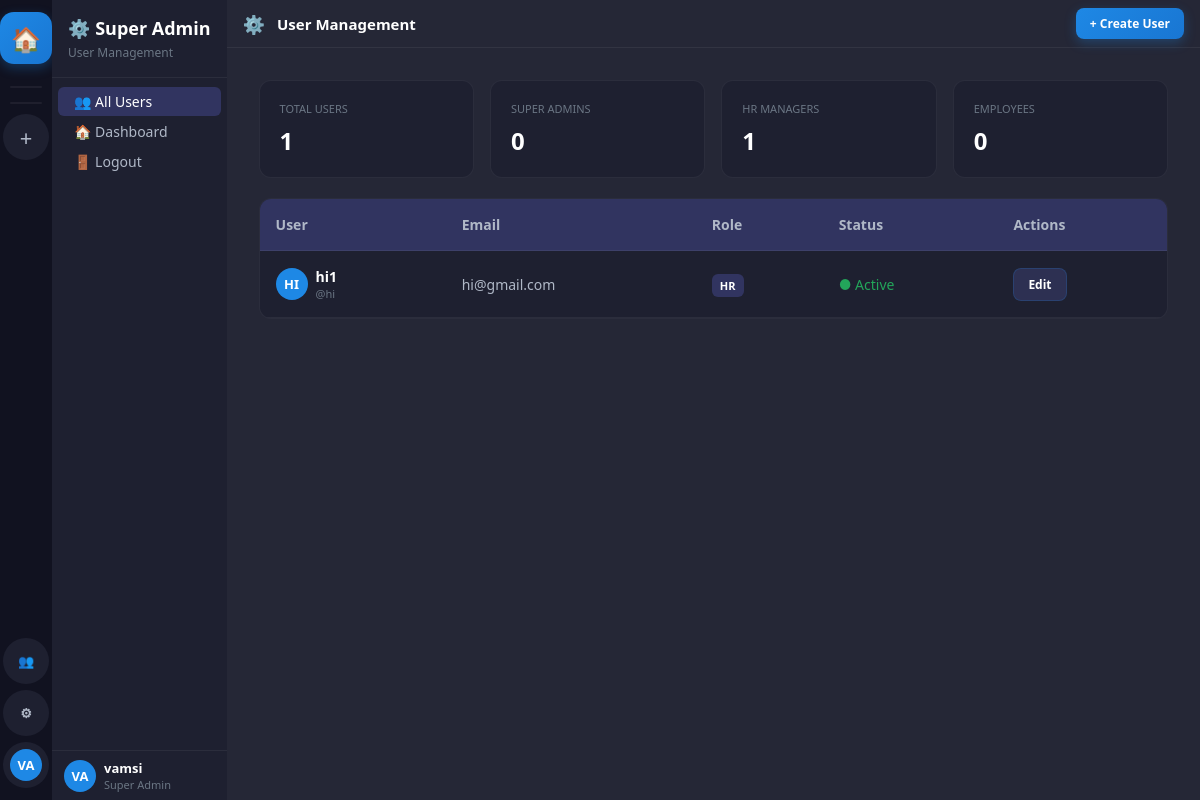
/super-admin/users/ (signed in), run on the app's committed database.
### accounts/models.py (models this page shows, shortened)
class User(AbstractUser):
    ROLE_CHOICES = [
        ('super_admin', 'Super Admin'),
        ('hr', 'HR'),
        ('employee', 'Employee'),
    ]
    STATUS_CHOICES = [
        ('online', 'Online'),
        ('offline', 'Offline'),
        ('busy', 'Busy'),
        ('away', 'Away'),
    ]
    display_name = models.CharField(max_length=100, blank=True)
    avatar = models.ImageField(upload_to='avatars/', null=True, blank=True)
    is_super_admin = models.BooleanField(default=False)  # Legacy, kept for compatibility
    role = models.CharField(max_length=20, default='employee', choices=ROLE_CHOICES)
    status = models.CharField(max_length=20, default='offline', choices=STATUS_CHOICES)
    bio = models.TextField(blank=True)
    phone = models.CharField(max_length=20, blank=True)
    created_by = models.ForeignKey('self', on_delete=models.SET_NULL, null=True, blank=True, related_name='created_users')
    can_manage_users = models.BooleanField(default=False)  # Control access to user creation
    can_create_projects = models.BooleanField(default=False)  # Control access to project creation
    must_change_password = models.BooleanField(default=False)  # Force password change on first login
    class Meta:
        db_table = 'zc_users'
    def get_display_name(self):
        return self.display_name or self.get_full_name() or self.username
    def get_initials(self):
        name = self.get_display_name()
        parts = name.split()
        if len(parts) >= 2:
            return (parts[0][0] + parts[1][0]).upper()
        return name[:2].upper() if name else 'U'
    def is_super_admin_user(self):
        return self.role == 'super_admin' or self.is_super_admin

### accounts/views.py (the view, shortened to what this page needs)
# urls.py: path('super-admin/users/', views.super_admin_users, name='super_admin_users'),
@login_required
def super_admin_users(request):
    if not request.user.is_super_admin_user():
        return redirect('dashboard')
    all_users = User.objects.exclude(id=request.user.id).order_by('-date_joined')
    super_admins = all_users.filter(role='super_admin').count()
    hrs = all_users.filter(role='hr').count()
    employees = all_users.filter(role='employee').count()
    return render(request, 'admin_panel/super_admin_users.html', {
        'users': all_users,
        'super_admins': super_admins,
        'hrs': hrs,
        'employees': employees,
    })

### templates/admin_panel/super_admin_users.html (shortened to what this page needs)
{% extends 'base.html' %}
{% block sidebar %}
<nav class="sidebar-channels">
  <div class="sc-header">
    <h2>⚙️ Super Admin</h2>
    <p>User Management</p>
  </div>
  <div class="sc-body">
    <div class="sc-section">
      <a href="{% url 'super_admin_users' %}" class="ch-item active">
        <span>👥 All Users</span>
      </a>
      <a href="{% url 'dashboard' %}" class="ch-item">
        <span>🏠 Dashboard</span>
      </a>
      <a href="{% url 'logout' %}" class="ch-item">
        <span>🚪 Logout</span>
      </a>
    </div>
  </div>
  <div class="sc-userbar">
    <div class="avatar-wrap">
      <div class="avatar avatar-32" style="background:var(--accent)">{{ user.get_initials }}</div>
    </div>
    <div style="flex:1;min-width:0">
      <div class="ub-name">{{ user.get_display_name }}</div>
      <div class="ub-tag">Super Admin</div>
    </div>
  </div>
</nav>
{% endblock %}
{% block content %}
<div class="content-header">
  <span class="ch-icon-lg">⚙️</span>
  <h3>User Management</h3>
  <div class="header-actions">
    <button class="btn btn-primary btn-sm" onclick="openModal('create-user-modal')">
      + Create User
    </button>
  </div>
</div>
<div class="dashboard-content">
  <div class="d-grid mb-5" style="grid-template-columns: repeat(auto-fit, minmax(200px, 1fr)); gap: 16px;">
    <div class="bg-sidebar-r p-5 rounded-lg border">
      <div class="text-xs uppercase text-3 mb-2">Total Users</div>
      <div class="text-3xl fw-bold">{{ users.count }}</div>
    </div>
    <div class="bg-sidebar-r p-5 rounded-lg border">
      <div class="text-xs uppercase text-3 mb-2">Super Admins</div>
      <div class="text-3xl fw-bold">{{ super_admins }}</div>
    </div>
    <div class="bg-sidebar-r p-5 rounded-lg border">
      <div class="text-xs uppercase text-3 mb-2">HR Managers</div>
      <div class="text-3xl fw-bold">{{ hrs }}</div>
    </div>
    <div class="bg-sidebar-r p-5 rounded-lg border">
      <div class="text-xs uppercase text-3 mb-2">Employees</div>
      <div class="text-3xl fw-bold">{{ employees }}</div>
    </div>
  </div>
  <div class="bg-sidebar-r rounded-lg overflow-hidden border">
    <table class="w-full" style="border-collapse: collapse;">
      <thead>
        <tr class="bg-active border-b">
          <th class="p-4 text-left fw-600 text-2">User</th>
          <th class="p-4 text-left fw-600 text-2">Email</th>
          <th class="p-4 text-left fw-600 text-2">Role</th>
          <th class="p-4 text-left fw-600 text-2">Status</th>
          <th class="p-4 text-left fw-600 text-2">Actions</th>
        </tr>
      </thead>
      <tbody>
        {% for user in users %}
        <tr class="border-b">
          <td class="p-4">
            <div class="d-flex align-center gap-2">
              <div class="avatar avatar-32" style="background: var(--accent);">{{ user.get_initials }}</div>
              <div>
                <div class="fw-600">{{ user.get_display_name }}</div>
                <div class="text-xs text-3">@{{ user.username }}</div>
              </div>
            </div>
          </td>
          <td class="p-4 text-2">{{ user.email }}</td>
          <td class="p-4">
            <span class="bg-active px-2 py-1 rounded text-xs fw-600">
              {{ user.get_role_display }}
            </span>
          </td>
          <td class="p-4">
            {% if user.is_active %}
            <span class="text-success">● Active</span>
            {% else %}
            <span class="text-danger">● Inactive</span>
            {% endif %}
          </td>
          <td class="p-4">
            <button class="btn btn-sm btn-secondary" onclick="editUser({{ user.id }})">Edit</button>
          </td>
        </tr>
        {% empty %}
        <tr>
          <td colspan="5" class="p-6 text-center text-3">No users found</td>
        </tr>
        {% endfor %}
      </tbody>
    </table>
  </div>
</div>
{% endblock %}

### templates/base.html (shortened to what this page needs)
<!DOCTYPE html>
<html lang="en">
<head>
<link rel="stylesheet" href="/static/css/main.css">
</head>
<body>
<div class="app-shell">
  <nav class="sidebar-projects" id="sidebar-projects">
    <a href="/dashboard/" class="sp-btn sp-logo" title="Home" onclick="location.reload(); return true">🏠</a>
    <div class="sp-divider"></div>
    <div class="sp-divider"></div>
    {% if user.role == 'super_admin' or user.role == 'hr' or user.can_create_projects %}
    <a href="/project/create/" class="sp-btn" title="New Project">
      <span style="font-size:22px;font-weight:300">+</span>
    </a>
    {% endif %}
    {% if user.role == 'super_admin' or user.role == 'hr' or user.can_manage_users %}
    <a href="{% url 'user_management_unified' %}" class="sp-btn" title="User Management">
      👥
    </a>
    {% endif %}
    {% if user.is_super_admin or user.is_staff %}
    <a href="/admin-panel/" class="sp-btn" title="Admin Panel">
      ⚙
    </a>
    {% endif %}
    <a href="/profile/" class="sp-btn" title="Profile">
      <div class="avatar avatar-32" style="background:var(--accent)">{{ user.get_initials }}</div>
    </a>
  </nav>
  {% block sidebar %}{% endblock %}
  <main class="main-content" id="main-content">
    {% block content %}{% endblock %}
  </main>
</div>
</body>
</html>

### data on the page
User: get_initials "VA", get_display_name "vamsi"
User: get_initials "HI", get_display_name "hi1", username "hi", email "hi@gmail.com", role "HR", is_active "● Active"

### other printed values
{{ users.count }} "1"
{{ super_admins }} "0"
{{ hrs }} "1"
{{ employees }} "0"
